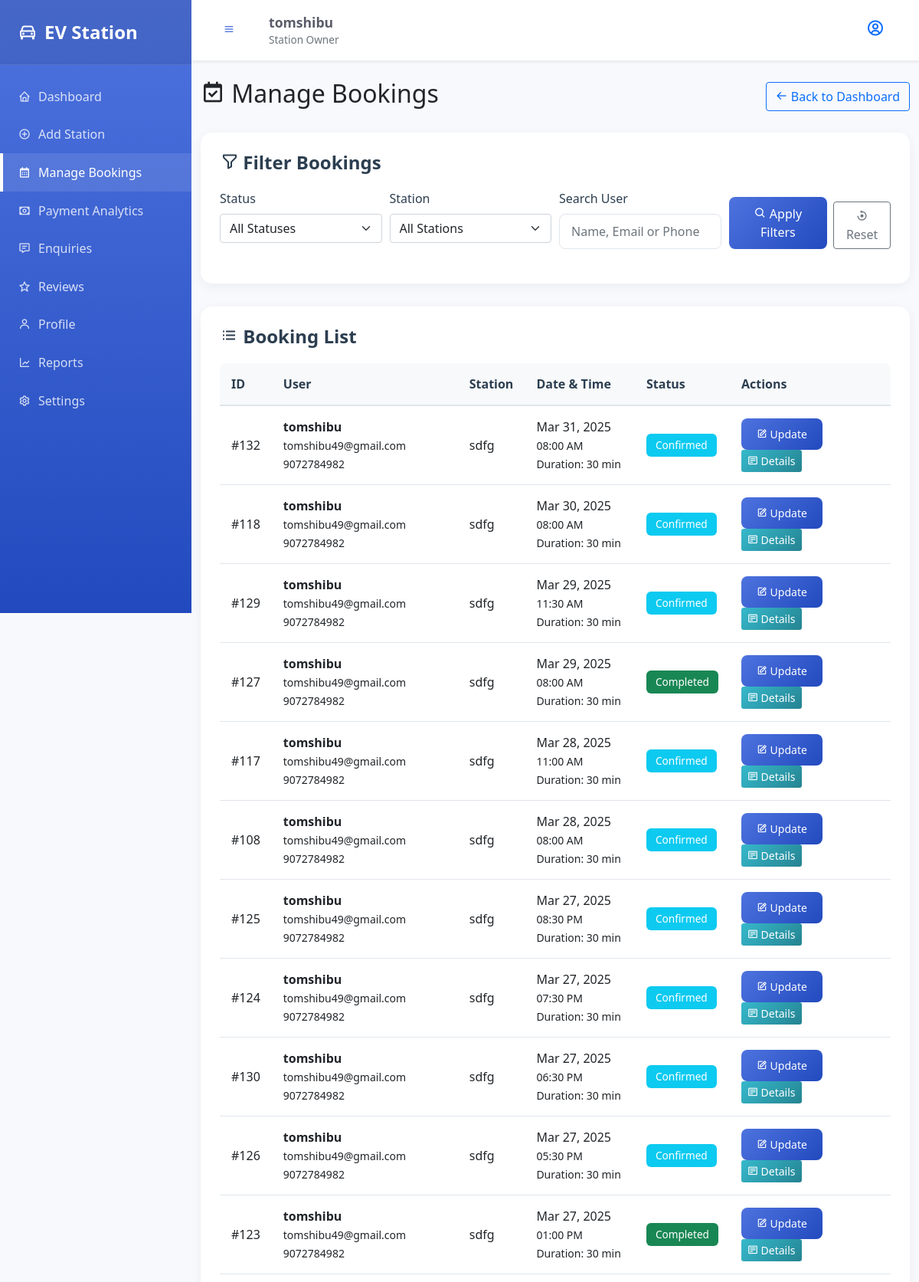
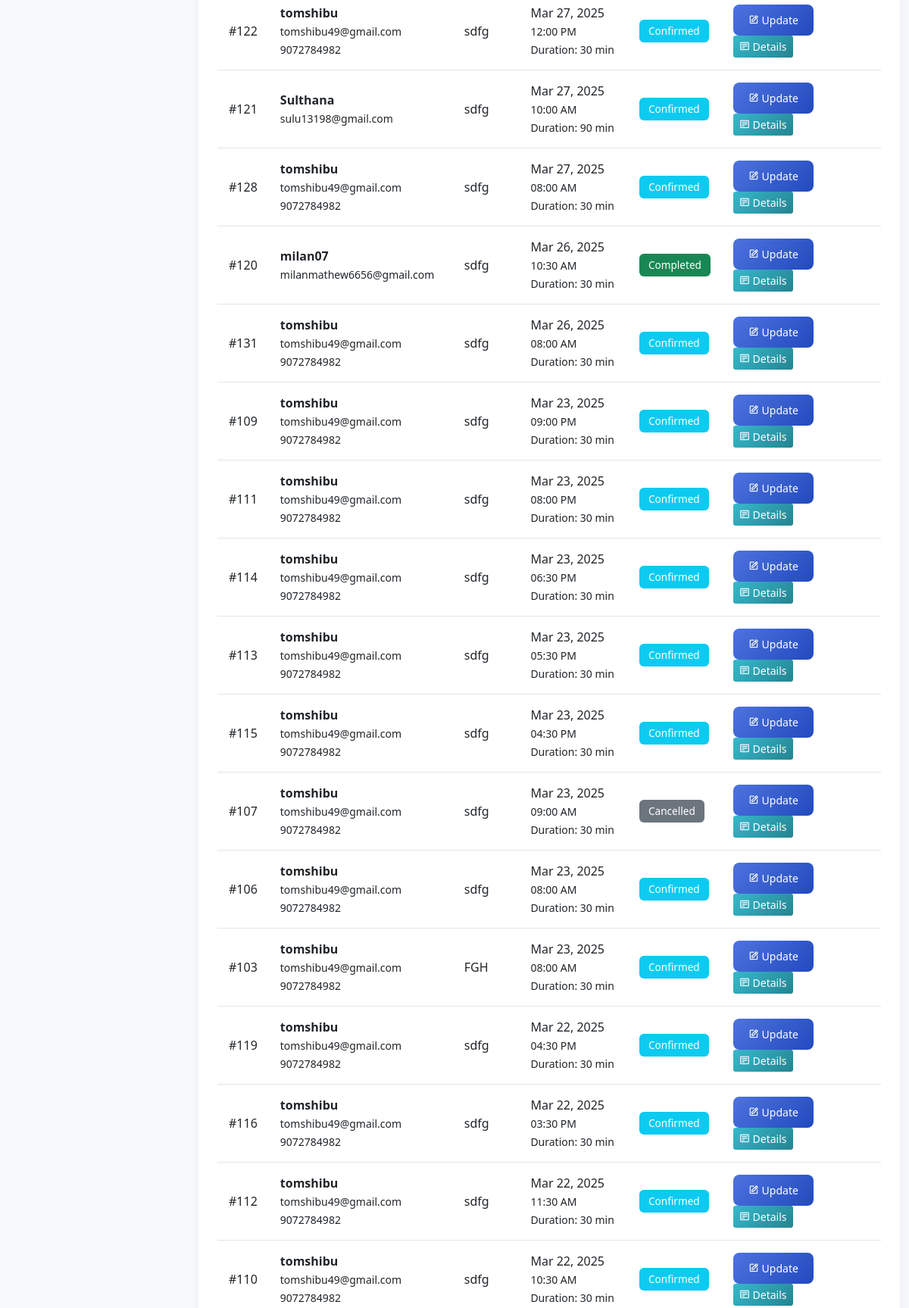
Screenshot of /manage-booking.php (signed in, upper part) with the database file from the repository (2 pictures, top to bottom).
### tables this page shows
CREATE TABLE `bookings` (
  `booking_id` int(11) NOT NULL,
  `user_id` int(11) NOT NULL,
  `station_id` int(11) NOT NULL,
  `booking_date` date NOT NULL,
  `booking_time` time NOT NULL,
  `duration` int(11) NOT NULL,
  `amount` decimal(10,2) NOT NULL DEFAULT 0.00,
  `payment_status` enum('pending','completed','failed') DEFAULT 'pending',
  `razorpay_order_id` varchar(255) DEFAULT NULL,
  `razorpay_payment_id` varchar(255) DEFAULT NULL,
  `status` enum('pending','confirmed','cancelled','in_progress','completed') NOT NULL DEFAULT 'pending',
  `booking_code` varchar(20) DEFAULT NULL,
  `qr_code` varchar(255) DEFAULT NULL,
  `created_at` timestamp NOT NULL DEFAULT current_timestamp(),
  `updated_at` timestamp NOT NULL DEFAULT current_timestamp() ON UPDATE current_timestamp(),
  `payment_amount` decimal(10,2) DEFAULT NULL,
  `payment_date` datetime DEFAULT NULL,
  `payment_method` varchar(50) DEFAULT NULL
);

CREATE TABLE `tbl_users` (
  `user_id` int(11) NOT NULL,
  `email` varchar(255) NOT NULL,
  `passwordhash` varchar(255) NOT NULL,
  `name` varchar(100) NOT NULL,
  `username` varchar(100) NOT NULL,
  `phone_number` varchar(20) DEFAULT NULL,
  `profile_picture` varchar(255) DEFAULT NULL,
  `is_admin` tinyint(1) DEFAULT 0,
  `created_at` timestamp NOT NULL DEFAULT current_timestamp(),
  `status` enum('pending','active','inactive') DEFAULT 'pending',
  `updated_at` timestamp NOT NULL DEFAULT current_timestamp() ON UPDATE current_timestamp(),
  `verification_token` varchar(64) DEFAULT NULL,
  `token_expiry` datetime DEFAULT NULL,
  `otp` varchar(6) DEFAULT NULL,
  `otp_expiration` datetime DEFAULT NULL,
  `is_verified` tinyint(1) DEFAULT 0
);

CREATE TABLE `charging_stations` (
  `station_id` int(11) NOT NULL,
  `owner_name` varchar(100) NOT NULL,
  `name` varchar(100) NOT NULL,
  `location` point NOT NULL,
  `address` varchar(255) NOT NULL,
  `operator_id` int(11) DEFAULT NULL,
  `price` decimal(10,2) NOT NULL DEFAULT 0.00,
  `charger_types` longtext NOT NULL CHECK (json_valid(`charger_types`)),
  `total_slots` int(11) NOT NULL,
  `available_slots` int(11) NOT NULL DEFAULT 0,
  `status` enum('active','inactive','maintenance') DEFAULT 'active',
  `image` varchar(255) DEFAULT NULL,
  `created_at` timestamp NOT NULL DEFAULT current_timestamp(),
  `updated_at` timestamp NOT NULL DEFAULT current_timestamp() ON UPDATE current_timestamp(),
  `price_per_hour` decimal(10,2) NOT NULL DEFAULT 100.00
);

### manage-booking.php (the view, shortened to what this page needs)
<?php
require_once 'config.php';
$bookings = [];
$filter_status = $_GET['status'] ?? 'all';
$search_term = $_GET['search'] ?? '';
try {
    $stmt = $pdo->prepare("
        SELECT sor.owner_name, sor.status
        FROM station_owner_requests sor
        WHERE sor.user_id = ? AND sor.status = 'approved'
    ");
    $stmt->execute([$_SESSION['user_id']]);
    $stmt = $pdo->prepare("
        SELECT * FROM charging_stations
        WHERE owner_name = ?
    ");
    $stmt->execute([$_SESSION['owner_name']]);
    $query = "
        SELECT
            b.booking_id,
            b.user_id,
            b.station_id,
            b.booking_date,
            b.booking_time,
            b.duration,
            b.status,
            b.created_at,
            u.name as user_name,
            u.email as user_email,
            u.phone_number as user_phone,
            cs.name as station_name
        FROM bookings b
        JOIN tbl_users u ON b.user_id = u.user_id
        JOIN charging_stations cs ON b.station_id = cs.station_id
        WHERE cs.owner_name = ?
    ";
    $params = [$_SESSION['owner_name']];
    $query .= " ORDER BY b.booking_date DESC, b.booking_time DESC";
    $stmt = $pdo->prepare($query);
    $stmt->execute($params);
    $bookings = $stmt->fetchAll();
} catch (PDOException $e) {
    error_log("Database error in manage-bookings.php: " . $e->getMessage() . " SQL: " . (isset($stmt) ? $stmt->queryString : "No query"));
    $error_message = "Database error: " . $e->getMessage();
} catch (Exception $e) {
    error_log("General error in manage-bookings.php: " . $e->getMessage());
    $error_message = "An error occurred while processing your request. Please try again later.";
}
?>
<!DOCTYPE html>
<html lang="en">
<head>
    <link href="https://cdn.jsdelivr.net/npm/bootstrap@5.1.3/dist/css/bootstrap.min.css" rel="stylesheet">
    <link href="https://cdn.jsdelivr.net/npm/boxicons@2.0.7/css/boxicons.min.css" rel="stylesheet">
</head>
<body>
    <div class="page-container">
        <div class="sidebar-container" id="sidebar">
            <div class="sidebar-header">
                <a href="station-owner-dashboard.php" class="sidebar-brand">
                    <i class='bx bx-car'></i>
                    <span>EV Station</span>
                </a>
            </div>
            <div class="sidebar-nav">
                <a href="station-owner-dashboard.php" class="sidebar-link">
                    <i class='bx bx-home'></i>
                    <span>Dashboard</span>
                </a>
                <a href="so_add_station.php" class="sidebar-link">
                    <i class='bx bx-plus-circle'></i>
                    <span>Add Station</span>
                </a>
                <a href="manage-bookings.php" class="sidebar-link active">
                    <i class='bx bx-calendar'></i>
                    <span>Manage Bookings</span>
                </a>
                <a href="station_owner/payment_analytics.php" class="sidebar-link">
                    <i class='bx bx-money'></i>
                    <span>Payment Analytics</span>
                </a>
                <a href="view-enquiries.php" class="sidebar-link">
                    <i class='bx bx-message-detail'></i>
                    <span>Enquiries</span>
                </a>
                <a href="view-reviews.php" class="sidebar-link">
                    <i class='bx bx-star'></i>
                    <span>Reviews</span>
                </a>
                <a href="station_owner/so_profile.php" class="sidebar-link">
                    <i class='bx bx-user'></i>
                    <span>Profile</span>
                </a>
                <a href="reports.php" class="sidebar-link">
                    <i class='bx bx-line-chart'></i>
                    <span>Reports</span>
                </a>
                <a href="settings.php" class="sidebar-link">
                    <i class='bx bx-cog'></i>
                    <span>Settings</span>
                </a>
            </div>
        </div>
        <div class="main-content">
            <header class="main-header">
                <div class="header-left">
                    <button class="btn btn-link" id="sidebarToggle">
                        <i class='bx bx-menu'></i>
                    </button>
                    <div class="user-menu">
                        <div class="user-info">
                            <div class="user-name"><?php echo htmlspecialchars($_SESSION['owner_name']); ?></div>
                            <div class="user-role">Station Owner</div>
                        </div>
                    </div>
                </div>
                <div class="dropdown">
                    <button class="btn btn-link" type="button" id="userMenuButton" data-bs-toggle="dropdown">
                        <i class='bx bx-user-circle fs-4'></i>
                    </button>
                </div>
            </header>
            <div class="container-fluid py-4">
                <div class="d-flex justify-content-between align-items-center mb-4">
                    <h2><i class='bx bx-calendar-check'></i> Manage Bookings</h2>
                    <a href="station-owner-dashboard.php" class="btn btn-outline-primary">
                        <i class='bx bx-arrow-back'></i> Back to Dashboard
                    </a>
                </div>
                <div class="section-card">
                    <h4><i class='bx bx-filter-alt'></i> Filter Bookings</h4>
                    <form action="" method="GET" class="filter-form">
                        <div class="form-group">
                            <label for="status" class="form-label">Status</label>
                            <select name="status" id="status" class="form-select">
                                <option value="all" <?php echo $filter_status === 'all' ? 'selected' : ''; ?>>All Statuses</option>
                            </select>
                        </div>
                        <div class="form-group">
                            <label for="station" class="form-label">Station</label>
                            <select name="station" id="station" class="form-select">
                                <option value="all">All Stations</option>
                            </select>
                        </div>
                        <div class="form-group">
                            <label for="search" class="form-label">Search User</label>
                            <input type="text" name="search" id="search" class="form-control"
                                   placeholder="Name, Email or Phone" value="<?php echo htmlspecialchars($search_term); ?>">
                        </div>
                        <div class="form-group d-flex align-items-end">
                            <button type="submit" class="btn btn-primary">
                                <i class='bx bx-search'></i> Apply Filters
                            </button>
                            <a href="manage-bookings.php" class="btn btn-outline-secondary ms-2">
                                <i class='bx bx-reset'></i> Reset
                            </a>
                        </div>
                    </form>
                </div>
                <div class="section-card">
                    <h4><i class='bx bx-list-ul'></i> Booking List</h4>
                    <?php if (!empty($bookings)): ?>
                        <div class="table-responsive">
                            <table class="table table-hover">
                                <thead>
                                    <tr>
                                        <th>ID</th>
                                        <th>User</th>
                                        <th>Station</th>
                                        <th>Date & Time</th>
                                        <th>Status</th>
                                        <th>Actions</th>
                                    </tr>
                                </thead>
                                <tbody>
                                    <?php foreach ($bookings as $booking): ?>
                                        <tr>
                                            <td>#<?php echo $booking['booking_id']; ?></td>
                                            <td>
                                                <strong><?php echo htmlspecialchars($booking['user_name']); ?></strong><br>
                                                <small><?php echo htmlspecialchars($booking['user_email']); ?></small><br>
                                                <small><?php echo htmlspecialchars($booking['user_phone']); ?></small>
                                            </td>
                                            <td><?php echo htmlspecialchars($booking['station_name']); ?></td>
                                            <td>
                                                <?php echo date('M d, Y', strtotime($booking['booking_date'])); ?><br>
                                                <small><?php echo date('h:i A', strtotime($booking['booking_time'])); ?></small><br>
                                                <small>Duration: <?php echo $booking['duration']; ?> min</small>
                                            </td>
                                            <td>
                                                <span class="badge bg-<?php
                                                    echo $booking['status'] === 'pending' ? 'warning' :
                                                        ($booking['status'] === 'confirmed' ? 'info' :
                                                        ($booking['status'] === 'in_progress' ? 'primary' :
                                                        ($booking['status'] === 'completed' ? 'success' : 'secondary')));
                                                ?>">
                                                    <?php echo ucfirst(str_replace('_', ' ', $booking['status'])); ?>
                                                </span>
                                            </td>
                                            <td>
                                                <button type="button" class="btn btn-sm btn-primary"
                                                        data-bs-toggle="modal"
                                                        data-bs-target="#updateModal<?php echo $booking['booking_id']; ?>">
                                                    <i class='bx bx-edit'></i> Update
                                                </button>
                                                <a href="station_owner/update_booking_status.php?id=<?php echo $booking['station_id']; ?>"
                                                   class="btn btn-sm btn-info">
                                                    <i class='bx bx-detail'></i> Details
                                                </a>
                                            </td>
                                        </tr>
                                    <?php endforeach; ?>
                                </tbody>
                            </table>
                        </div>
                    <?php else: ?>
                        <div class="alert alert-info">
                            <i class='bx bx-info-circle'></i> No bookings found matching your criteria.
                        </div>
                    <?php endif; ?>
                </div>
            </div>
        </div>
    </div>
</body>
</html>

### rows the page displays
bookings: booking_id "132", user.name "tomshibu", user.email "tomshibu49@gmail.com", user.phone_number "9072784982", station.name "sdfg", booking_date "Mar 31, 2025", booking_time "08:00 AM", duration "30", status "Confirmed"
bookings: booking_id "118", user.name "tomshibu", user.email "tomshibu49@gmail.com", user.phone_number "9072784982", station.name "sdfg", booking_date "Mar 30, 2025", booking_time "08:00 AM", duration "30", status "Confirmed"
bookings: booking_id "129", user.name "tomshibu", user.email "tomshibu49@gmail.com", user.phone_number "9072784982", station.name "sdfg", booking_date "Mar 29, 2025", booking_time "11:30 AM", duration "30", status "Confirmed"
bookings: booking_id "127", user.name "tomshibu", user.email "tomshibu49@gmail.com", user.phone_number "9072784982", station.name "sdfg", booking_date "Mar 29, 2025", booking_time "08:00 AM", duration "30", status "Completed"
bookings: booking_id "117", user.name "tomshibu", user.email "tomshibu49@gmail.com", user.phone_number "9072784982", station.name "sdfg", booking_date "Mar 28, 2025", booking_time "11:00 AM", duration "30", status "Confirmed"
bookings: booking_id "108", user.name "tomshibu", user.email "tomshibu49@gmail.com", user.phone_number "9072784982", station.name "sdfg", booking_date "Mar 28, 2025", booking_time "08:00 AM", duration "30", status "Confirmed"
bookings: booking_id "125", user.name "tomshibu", user.email "tomshibu49@gmail.com", user.phone_number "9072784982", station.name "sdfg", booking_date "Mar 27, 2025", booking_time "08:30 PM", duration "30", status "Confirmed"
bookings: booking_id "124", user.name "tomshibu", user.email "tomshibu49@gmail.com", user.phone_number "9072784982", station.name "sdfg", booking_date "Mar 27, 2025", booking_time "07:30 PM", duration "30", status "Confirmed"
bookings: booking_id "130", user.name "tomshibu", user.email "tomshibu49@gmail.com", user.phone_number "9072784982", station.name "sdfg", booking_date "Mar 27, 2025", booking_time "06:30 PM", duration "30", status "Confirmed"
bookings: booking_id "126", user.name "tomshibu", user.email "tomshibu49@gmail.com", user.phone_number "9072784982", station.name "sdfg", booking_date "Mar 27, 2025", booking_time "05:30 PM", duration "30", status "Confirmed"
bookings: booking_id "123", user.name "tomshibu", user.email "tomshibu49@gmail.com", user.phone_number "9072784982", station.name "sdfg", booking_date "Mar 27, 2025", booking_time "01:00 PM", duration "30", status "Completed"
bookings: booking_id "122", user.name "tomshibu", user.email "tomshibu49@gmail.com", user.phone_number "9072784982", station.name "sdfg", booking_date "Mar 27, 2025", booking_time "12:00 PM", duration "30", status "Confirmed"
bookings: booking_id "121", user.name "Sulthana", user.email "sulu13198@gmail.com", station.name "sdfg", booking_date "Mar 27, 2025", booking_time "10:00 AM", duration "90", status "Confirmed"
bookings: booking_id "128", user.name "tomshibu", user.email "tomshibu49@gmail.com", user.phone_number "9072784982", station.name "sdfg", booking_date "Mar 27, 2025", booking_time "08:00 AM", duration "30", status "Confirmed"
bookings: booking_id "120", user.name "milan07", user.email "milanmathew6656@gmail.com", station.name "sdfg", booking_date "Mar 26, 2025", booking_time "10:30 AM", duration "30", status "Completed"
bookings: booking_id "131", user.name "tomshibu", user.email "tomshibu49@gmail.com", user.phone_number "9072784982", station.name "sdfg", booking_date "Mar 26, 2025", booking_time "08:00 AM", duration "30", status "Confirmed"
bookings: booking_id "109", user.name "tomshibu", user.email "tomshibu49@gmail.com", user.phone_number "9072784982", station.name "sdfg", booking_date "Mar 23, 2025", booking_time "09:00 PM", duration "30", status "Confirmed"
bookings: booking_id "111", user.name "tomshibu", user.email "tomshibu49@gmail.com", user.phone_number "9072784982", station.name "sdfg", booking_date "Mar 23, 2025", booking_time "08:00 PM", duration "30", status "Confirmed"
bookings: booking_id "114", user.name "tomshibu", user.email "tomshibu49@gmail.com", user.phone_number "9072784982", station.name "sdfg", booking_date "Mar 23, 2025", booking_time "06:30 PM", duration "30", status "Confirmed"
bookings: booking_id "113", user.name "tomshibu", user.email "tomshibu49@gmail.com", user.phone_number "9072784982", station.name "sdfg", booking_date "Mar 23, 2025", booking_time "05:30 PM", duration "30", status "Confirmed"
bookings: booking_id "115", user.name "tomshibu", user.email "tomshibu49@gmail.com", user.phone_number "9072784982", station.name "sdfg", booking_date "Mar 23, 2025", booking_time "04:30 PM", duration "30", status "Confirmed"
bookings: booking_id "107", user.name "tomshibu", user.email "tomshibu49@gmail.com", user.phone_number "9072784982", station.name "sdfg", booking_date "Mar 23, 2025", booking_time "09:00 AM", duration "30", status "Cancelled"
bookings: booking_id "106", user.name "tomshibu", user.email "tomshibu49@gmail.com", user.phone_number "9072784982", station.name "sdfg", booking_date "Mar 23, 2025", booking_time "08:00 AM", duration "30", status "Confirmed"
bookings: booking_id "103", user.name "tomshibu", user.email "tomshibu49@gmail.com", user.phone_number "9072784982", station.name "FGH", booking_date "Mar 23, 2025", booking_time "08:00 AM", duration "30", status "Confirmed"
bookings: booking_id "119", user.name "tomshibu", user.email "tomshibu49@gmail.com", user.phone_number "9072784982", station.name "sdfg", booking_date "Mar 22, 2025", booking_time "04:30 PM", duration "30", status "Confirmed"
bookings: booking_id "116", user.name "tomshibu", user.email "tomshibu49@gmail.com", user.phone_number "9072784982", station.name "sdfg", booking_date "Mar 22, 2025", booking_time "03:30 PM", duration "30", status "Confirmed"
bookings: booking_id "112", user.name "tomshibu", user.email "tomshibu49@gmail.com", user.phone_number "9072784982", station.name "sdfg", booking_date "Mar 22, 2025", booking_time "11:30 AM", duration "30", status "Confirmed"
bookings: booking_id "110", user.name "tomshibu", user.email "tomshibu49@gmail.com", user.phone_number "9072784982", station.name "sdfg", booking_date "Mar 22, 2025", booking_time "10:30 AM", duration "30", status "Confirmed"

### other values shown
$_SESSION['owner_name'] "tomshibu"
